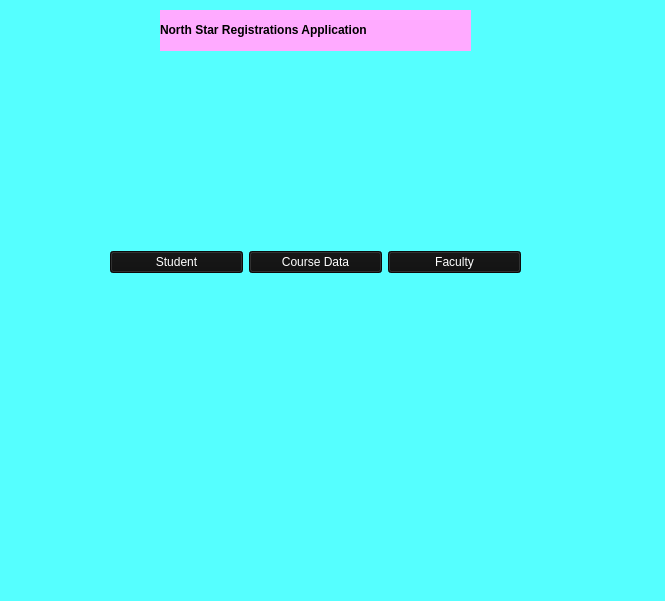
<?xml version="1.0" encoding="UTF-8"?>
<ui version="4.0">
 <class>MainWindow</class>
 <widget class="QMainWindow" name="MainWindow">
  <property name="geometry">
   <rect>
    <x>0</x>
    <y>0</y>
    <width>665</width>
    <height>601</height>
   </rect>
  </property>
  <property name="windowTitle">
   <string>MainWindow</string>
  </property>
  <property name="styleSheet">
   <string notr="true">background-color: rgb(85, 255, 255);
</string>
  </property>
  <widget class="QWidget" name="centralwidget">
   <property name="maximumSize">
    <size>
     <width>665</width>
     <height>16777215</height>
    </size>
   </property>
   <widget class="QWidget" name="widget" native="true">
    <property name="geometry">
     <rect>
      <x>0</x>
      <y>-10</y>
      <width>671</width>
      <height>591</height>
     </rect>
    </property>
    <widget class="QLabel" name="label">
     <property name="geometry">
      <rect>
       <x>160</x>
       <y>20</y>
       <width>311</width>
       <height>41</height>
      </rect>
     </property>
     <property name="maximumSize">
      <size>
       <width>311</width>
       <height>41</height>
      </size>
     </property>
     <property name="styleSheet">
      <string notr="true">font: 18pt &quot;Papyrus&quot;;
background-color: rgb(255, 170, 255);</string>
     </property>
     <property name="text">
      <string>&lt;html&gt;&lt;head/&gt;&lt;body&gt;&lt;p&gt;&lt;span style=&quot; font-weight:600;&quot;&gt;North Star Registrations Application&lt;/span&gt;&lt;/p&gt;&lt;/body&gt;&lt;/html&gt;</string>
     </property>
    </widget>
    <widget class="QWidget" name="">
     <property name="geometry">
      <rect>
       <x>110</x>
       <y>260</y>
       <width>411</width>
       <height>24</height>
      </rect>
     </property>
     <layout class="QHBoxLayout" name="horizontalLayout">
      <item>
       <widget class="QPushButton" name="button">
        <property name="styleSheet">
         <string notr="true">background-color: rgb(16, 16, 16);
color: rgb(255, 255, 255);
font: 10pt &quot;Papyrus&quot;;</string>
        </property>
        <property name="text">
         <string>Student</string>
        </property>
       </widget>
      </item>
      <item>
       <widget class="QPushButton" name="button_3">
        <property name="styleSheet">
         <string notr="true">background-color: rgb(16, 16, 16);
color: rgb(255, 255, 255);
font: 10pt &quot;Papyrus&quot;;</string>
        </property>
        <property name="text">
         <string>Course Data</string>
        </property>
       </widget>
      </item>
      <item>
       <widget class="QPushButton" name="button_2">
        <property name="enabled">
         <bool>true</bool>
        </property>
        <property name="styleSheet">
         <string notr="true">background-color: rgb(16, 16, 16);
color: rgb(255, 255, 255);
font: 10pt &quot;Papyrus&quot;;</string>
        </property>
        <property name="text">
         <string>Faculty</string>
        </property>
       </widget>
      </item>
     </layout>
    </widget>
   </widget>
  </widget>
  <widget class="QMenuBar" name="menubar">
   <property name="geometry">
    <rect>
     <x>0</x>
     <y>0</y>
     <width>665</width>
     <height>18</height>
    </rect>
   </property>
  </widget>
  <widget class="QStatusBar" name="statusbar"/>
 </widget>
 <resources/>
 <connections/>
</ui>
